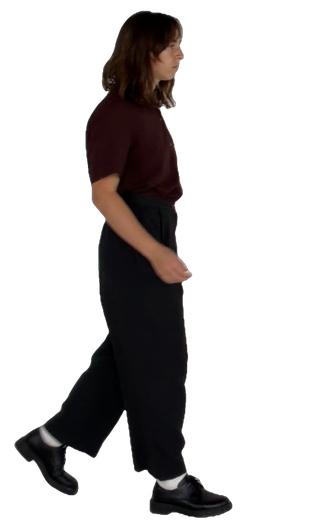
#> input picture walk/frames/walk01.png, 313 x 520 px; its folder holds 4 pictures in this run
$ python pixelate.py ../frames/walk01.png out.png
#> lines starting #> are read from the running program, lines starting #| are printed output that depends on the picture
# Run from the repo root: python3 walk/pixel/pixelate.py walk walk/pixel
# Pixel walkers: shrink each frame to a small sprite, cut the colours down to one
# shared palette, harden the edges, and add a one-pixel outline.
import glob, sys
import numpy as np
from PIL import Image, ImageDraw, ImageFilter

def union_bbox(ims):
    bb = None
    for im in ims:
        b = im.getchannel('A').point(lambda v: 255 if v > 20 else 0).getbbox()
        bb = b if bb is None else (min(bb[0], b[0]), min(bb[1], b[1]), max(bb[2], b[2]), max(bb[3], b[3]))
    return bb

def pixelate(ims, height, colours, outline):
    bb = union_bbox(ims)
    w = round((bb[2] - bb[0]) * height / (bb[3] - bb[1]))
    small = [im.crop(bb).resize((w, height), Image.BOX) for im in ims]
    # one palette for all frames, so colours don't flicker from frame to frame
    strip = Image.new('RGB', (w * len(small), height))
    for i, s in enumerate(small):
        a = np.array(s)
        rgb = Image.fromarray(a[:, :, :3])
        strip.paste(rgb, (i * w, 0), Image.fromarray(((a[:, :, 3] > 110) * 255).astype(np.uint8)))
    pal = strip.quantize(colors=colours, method=Image.Quantize.MEDIANCUT)
    out = []
    for s in small:
        a = np.array(s)
        solid = a[:, :, 3] > 110
        q = np.array(Image.fromarray(a[:, :, :3]).quantize(palette=pal, dither=Image.Dither.NONE).convert('RGB'))
        o = np.zeros((height + 2, w + 2, 4), np.uint8)  # room for the outline
        o[1:-1, 1:-1, :3] = q
        o[1:-1, 1:-1, 3] = solid * 255
        m = o[:, :, 3] > 0
        grown = np.zeros_like(m)
        for dy, dx in [(-1, 0), (1, 0), (0, -1), (0, 1)]:
            grown |= np.roll(np.roll(m, dy, 0), dx, 1)
        edge = grown & ~m
        o[edge] = outline + (255,)
        out.append(Image.fromarray(o))
    return out

src = sys.argv[1]
dst = sys.argv[2]

# her: the filmed frames
her = [Image.open(f).convert('RGBA') for f in sorted(glob.glob(src + '/frames/walk*.png'))]
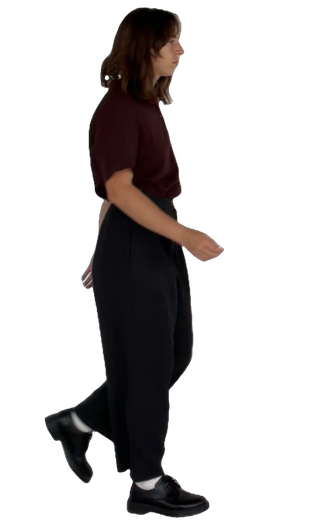
#> input picture walk/frames/walk02.png, 313 x 520 px
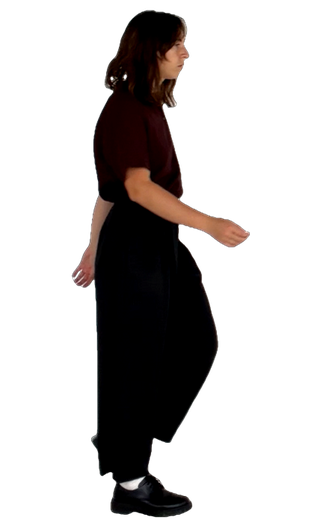
#> input picture walk/frames/walk03.png, 318 x 520 px
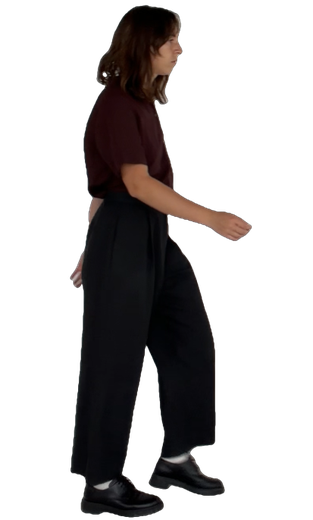
#> input picture walk/frames/walk04.png, 313 x 520 px
#> her = 4 items
for i, im in enumerate(pixelate(her, 56, 12, (24, 18, 20))):
#> in pixelate, `bb = union_bbox(ims)`: bb = (14, 5, 252, 518)
#> in pixelate, `w = round((bb[2] - bb[0]) * height / (bb[3] - bb[1]))`: w = 26
#> in pixelate, `small = [im.crop(bb).resize((w, height), Image.BOX) for im in ims]`: small = 4 items
#> in pixelate, `strip = Image.new('RGB', (w * len(small), height))`: strip: PIL image 104x56 RGB; every value is 0
#> in pixelate, `pal = strip.quantize(colors=colours, method=Image.Quantize.MEDIANCUT)`:
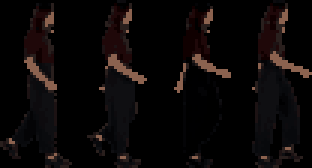
#> pal: PIL image 104x56 P (shown 3 times larger); mean R, G, B 11.1, 7.6, 7.3
    im.save(f'{dst}/her{i + 1:02d}.png')
#> this loop made 4 passes
#> pass 1, `im.save(f'{dst}/her{i + 1:02d}.png')`:
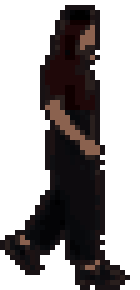
#> saved as her01.png: PIL image 28x58 RGBA (shown 5 times larger); mean R, G, B, A 12.3, 8.5, 8.5, 106.3; transparent parts drawn white
#> pass 2, `im.save(f'{dst}/her{i + 1:02d}.png')`:
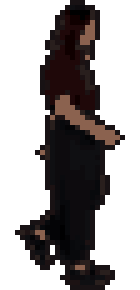
#> saved as her02.png: PIL image 28x58 RGBA (shown 5 times larger); mean R, G, B, A 12.6, 8.6, 8.6, 102.7; transparent parts drawn white

# him: the drawn frames, filled white inside the outline first, then reduced to two colours
him = []
for f in sorted(glob.glob(src + '/drawn/walk*.png')):
    im = Image.open(f).convert('RGBA')
    m = im.getchannel('A').point(lambda v: 255 if v > 40 else 0).filter(ImageFilter.MaxFilter(9))
    ImageDraw.floodfill(m, (0, 0), 128)
    inside = np.array(m.point(lambda v: 0 if v == 128 else 255).filter(ImageFilter.MinFilter(5))) > 0
    a = np.array(im).astype(float)
    al = a[:, :, 3:4] / 255
    rgb = a[:, :, :3] * al + 255 * (1 - al)
    a[:, :, :3] = rgb
    a[inside, 3] = 255
    him.append(Image.fromarray(a.astype(np.uint8)))
# his pen lines are thin: at sprite size they're pale grey, so anything not near-white becomes ink
bb = union_bbox(him)
height = 72
#> (the run stopped early here; a loop or call above may not have finished)
